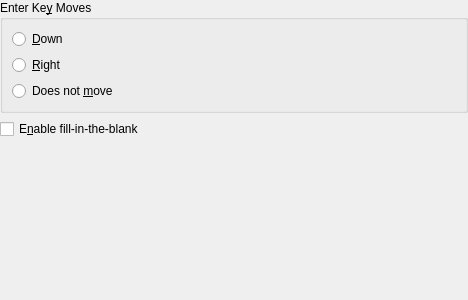
<ui version="4.0" >
 <author>Peter Hedlund &lt;peter.hedlund@kdemail.net></author>
 <comment></comment>
 <exportmacro></exportmacro>
 <class>PrefEditorBase</class>
 <widget class="QWidget" name="PrefEditorBase" >
  <property name="geometry" >
   <rect>
    <x>0</x>
    <y>0</y>
    <width>468</width>
    <height>300</height>
   </rect>
  </property>
  <property name="minimumSize" >
   <size>
    <width>300</width>
    <height>300</height>
   </size>
  </property>
  <property name="windowTitle" >
   <string>Form</string>
  </property>
  <layout class="QGridLayout" >
   <property name="margin" >
    <number>0</number>
   </property>
   <property name="spacing" >
    <number>6</number>
   </property>
   <item row="2" column="0" >
    <spacer>
     <property name="orientation" >
      <enum>Qt::Vertical</enum>
     </property>
     <property name="sizeHint" >
      <size>
       <width>371</width>
       <height>123</height>
      </size>
     </property>
    </spacer>
   </item>
   <item row="1" column="0" >
    <widget class="QCheckBox" name="kcfg_EnableBlanks" >
     <property name="toolTip" >
      <string>Check to enable fill-in-the-blank</string>
     </property>
     <property name="whatsThis" >
      <string>Select to enable the functions for Fill-in-the-blank</string>
     </property>
     <property name="text" >
      <string>E&amp;nable fill-in-the-blank</string>
     </property>
    </widget>
   </item>
   <item row="0" column="0" >
    <widget class="QGroupBox" name="kcfg_EnterMove" >
     <property name="toolTip" >
      <string>How enter key moves</string>
     </property>
     <property name="whatsThis" >
      <string>Select how the Enter key should behave in the editor</string>
     </property>
     <property name="title" >
      <string>Enter Ke&amp;y Moves</string>
     </property>
     <layout class="QGridLayout" >
      <property name="margin" >
       <number>9</number>
      </property>
      <property name="spacing" >
       <number>6</number>
      </property>
      <item row="0" column="0" >
       <widget class="QRadioButton" name="optDown" >
        <property name="toolTip" >
         <string>How enter key moves</string>
        </property>
        <property name="whatsThis" >
         <string>Select if the next cell below should become active when pressing Enter.</string>
        </property>
        <property name="text" >
         <string>&amp;Down</string>
        </property>
       </widget>
      </item>
      <item row="1" column="0" >
       <widget class="QRadioButton" name="optRight" >
        <property name="toolTip" >
         <string>How enter key moves</string>
        </property>
        <property name="whatsThis" >
         <string>Select if the next cell to the right should become active when pressing Enter</string>
        </property>
        <property name="text" >
         <string>&amp;Right</string>
        </property>
       </widget>
      </item>
      <item row="2" column="0" >
       <widget class="QRadioButton" name="optNoMove" >
        <property name="toolTip" >
         <string>How enter key moves</string>
        </property>
        <property name="whatsThis" >
         <string>Select if the current cell should remain active when pressing Enter</string>
        </property>
        <property name="text" >
         <string>Does not &amp;move</string>
        </property>
       </widget>
      </item>
     </layout>
    </widget>
   </item>
  </layout>
 </widget>
 <layoutdefault spacing="6" margin="0" />
 <pixmapfunction></pixmapfunction>
 <includes/>
 <resources/>
 <connections/>
</ui>
